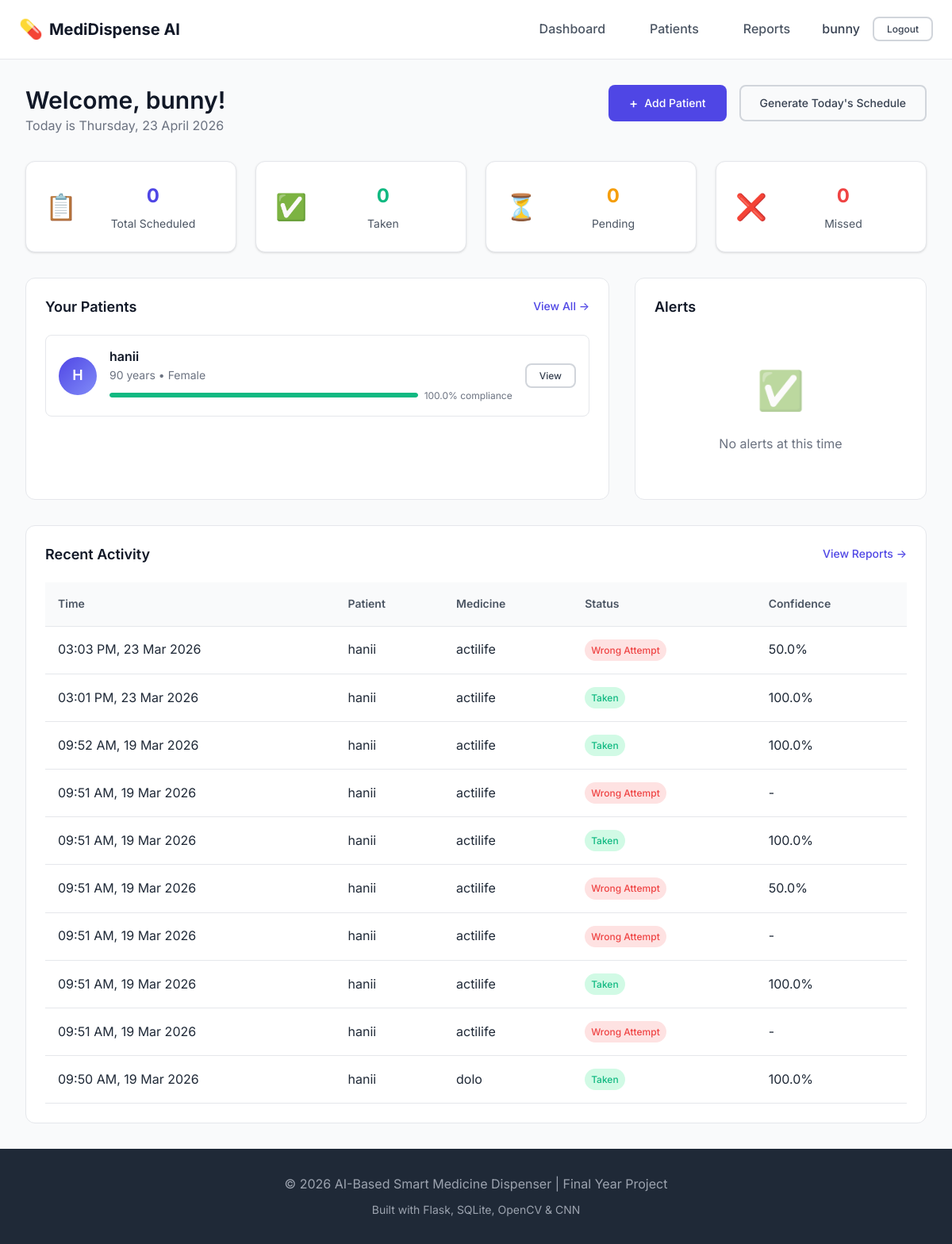
Screenshot of /caretaker/dashboard (signed in) with the database file from the repository.
### models/caretaker.py (models this page shows, shortened)
class Caretaker(UserMixin, db.Model):
    __tablename__ = 'caretakers'
    id = db.Column(db.Integer, primary_key=True)
    name = db.Column(db.String(100), nullable=False)
    email = db.Column(db.String(120), unique=True, nullable=False)
    password_hash = db.Column(db.String(256), nullable=False)
    phone = db.Column(db.String(20), nullable=True)
    created_at = db.Column(db.DateTime, default=datetime.utcnow)
    patients = db.relationship('Patient', backref='caretaker', lazy='dynamic')

### models/patient.py (models this page shows, shortened)
class Patient(db.Model):
    __tablename__ = 'patients'
    id = db.Column(db.Integer, primary_key=True)
    caretaker_id = db.Column(db.Integer, db.ForeignKey('caretakers.id'), nullable=False)
    name = db.Column(db.String(100), nullable=False)
    age = db.Column(db.Integer, nullable=False)
    gender = db.Column(db.String(10), nullable=False)  # Male, Female, Other
    medical_conditions = db.Column(db.Text, nullable=True)
    pin_code = db.Column(db.String(6), nullable=True)  # Simple PIN for patient login
    photo_path = db.Column(db.String(255), nullable=True)
    created_at = db.Column(db.DateTime, default=datetime.utcnow)
    is_active = db.Column(db.Boolean, default=True)
    medicines = db.relationship('Medicine', backref='patient', lazy='dynamic')
    schedules = db.relationship('Schedule', backref='patient', lazy='dynamic')
    logs = db.relationship('Log', backref='patient', lazy='dynamic')
    def get_compliance_rate(self, days=7):
        from datetime import date, timedelta
        from models.schedule import Schedule
        start_date = date.today() - timedelta(days=days)
        total = Schedule.query.filter(
            Schedule.patient_id == self.id,
            Schedule.scheduled_date >= start_date
        ).count()
        if total == 0:
            return 100.0

### models/log.py (models this page shows, shortened)
class Log(db.Model):
    __tablename__ = 'logs'
    id = db.Column(db.Integer, primary_key=True)
    patient_id = db.Column(db.Integer, db.ForeignKey('patients.id'), nullable=False)
    medicine_id = db.Column(db.Integer, db.ForeignKey('medicines.id'), nullable=False)
    schedule_id = db.Column(db.Integer, db.ForeignKey('schedules.id'), nullable=True)
    scheduled_time = db.Column(db.DateTime, nullable=True)
    action_time = db.Column(db.DateTime, default=datetime.utcnow)
    status = db.Column(db.String(20), nullable=False)
    predicted_medicine = db.Column(db.String(100), nullable=True)
    confidence_score = db.Column(db.Float, nullable=True)
    captured_image_path = db.Column(db.String(255), nullable=True)
    notes = db.Column(db.Text, nullable=True)
    LOG_STATUS = {
        'taken': 'success',
        'missed': 'warning',
        'wrong_attempt': 'danger',
        'verified': 'info'
    }
    def get_status_class(self):
        return self.LOG_STATUS.get(self.status, 'secondary')
    def get_time_display(self):
        return self.action_time.strftime('%I:%M %p, %d %b %Y')

### models/medicine.py (models this page shows, shortened)
class Medicine(db.Model):
    __tablename__ = 'medicines'
    id = db.Column(db.Integer, primary_key=True)
    patient_id = db.Column(db.Integer, db.ForeignKey('patients.id'), nullable=False)
    name = db.Column(db.String(100), nullable=False)
    dosage = db.Column(db.String(50), nullable=False)  # e.g., "500mg", "10ml"
    frequency = db.Column(db.String(50), nullable=False)  # e.g., "Once daily", "Twice daily"
    instructions = db.Column(db.Text, nullable=True)  # Special instructions
    morning = db.Column(db.Boolean, default=False)
    morning_time = db.Column(db.Time, default=time(8, 0))
    afternoon = db.Column(db.Boolean, default=False)
    afternoon_time = db.Column(db.Time, default=time(13, 0))
    evening = db.Column(db.Boolean, default=False)
    evening_time = db.Column(db.Time, default=time(18, 0))
    night = db.Column(db.Boolean, default=False)
    night_time = db.Column(db.Time, default=time(21, 0))
    is_active = db.Column(db.Boolean, default=True)
    created_at = db.Column(db.DateTime, default=datetime.utcnow)
    images = db.relationship('TabletImage', backref='medicine', lazy='dynamic')
    schedules = db.relationship('Schedule', backref='medicine', lazy='dynamic')
    logs = db.relationship('Log', backref='medicine', lazy='dynamic')

### routes/caretaker.py (the view, shortened to what this page needs)
@caretaker_bp.route('/dashboard')
@login_required
def dashboard():
    patients = Patient.query.filter_by(caretaker_id=current_user.id, is_active=True).all()
    today = date.today()
    total_schedules = 0
    taken_count = 0
    missed_count = 0
    pending_count = 0
    for patient in patients:
        schedules = Schedule.query.filter_by(
            patient_id=patient.id,
            scheduled_date=today
        ).all()
    recent_logs = Log.query.join(Patient).filter(
        Patient.caretaker_id == current_user.id
    ).order_by(Log.action_time.desc()).limit(10).all()
    yesterday = datetime.utcnow() - timedelta(days=1)
    alerts = Log.query.join(Patient).filter(
        Patient.caretaker_id == current_user.id,
        Log.action_time >= yesterday,
        Log.status.in_(['missed', 'wrong_attempt'])
    ).order_by(Log.action_time.desc()).all()
    return render_template('caretaker/dashboard.html',
                         patients=patients,
                         total_schedules=total_schedules,
                         taken_count=taken_count,
                         missed_count=missed_count,
                         pending_count=pending_count,
                         recent_logs=recent_logs,
                         alerts=alerts)

### templates/caretaker/dashboard.html (shortened to what this page needs)
{% extends 'base.html' %}
{% block content %}
<div class="dashboard">
    <div class="dashboard-header">
        <div>
            <h1>Welcome, {{ current_user.name }}!</h1>
            <p class="text-muted">Today is {{ today.strftime('%A, %d %B %Y') }}</p>
        </div>
        <div class="dashboard-actions">
            <a href="{{ url_for('caretaker.add_patient') }}" class="btn btn-primary">
                <span class="btn-icon">+</span> Add Patient
            </a>
            <a href="{{ url_for('caretaker.generate_schedule') }}" class="btn btn-outline">
                Generate Today's Schedule
            </a>
        </div>
    </div>
    <div class="stats-row">
        <div class="stat-card stat-primary">
            <div class="stat-icon">📋</div>
            <div class="stat-info">
                <div class="stat-value">{{ total_schedules }}</div>
                <div class="stat-label">Total Scheduled</div>
            </div>
        </div>
        <div class="stat-card stat-success">
            <div class="stat-icon">✅</div>
            <div class="stat-info">
                <div class="stat-value">{{ taken_count }}</div>
                <div class="stat-label">Taken</div>
            </div>
        </div>
        <div class="stat-card stat-warning">
            <div class="stat-icon">⏳</div>
            <div class="stat-info">
                <div class="stat-value">{{ pending_count }}</div>
                <div class="stat-label">Pending</div>
            </div>
        </div>
        <div class="stat-card stat-danger">
            <div class="stat-icon">❌</div>
            <div class="stat-info">
                <div class="stat-value">{{ missed_count }}</div>
                <div class="stat-label">Missed</div>
            </div>
        </div>
    </div>
    <div class="dashboard-grid">
        <div class="dashboard-section">
            <div class="section-header">
                <h2>Your Patients</h2>
                <a href="{{ url_for('caretaker.patients') }}" class="link">View All →</a>
            </div>
            {% if patients %}
            <div class="patients-grid">
                {% for patient in patients %}
                <div class="patient-card">
                    <div class="patient-avatar">
                        {{ patient.name[0].upper() }}
                    </div>
                    <div class="patient-info">
                        <h3>{{ patient.name }}</h3>
                        <p>{{ patient.age }} years • {{ patient.gender }}</p>
                        <div class="patient-compliance">
                            <div class="compliance-bar">
                                <div class="compliance-fill" style="width: {{ patient.get_compliance_rate() }}%"></div>
                            </div>
                            <span>{{ patient.get_compliance_rate() }}% compliance</span>
                        </div>
                    </div>
                    <a href="{{ url_for('caretaker.patient_detail', id=patient.id) }}" class="btn btn-sm btn-outline">
                        View
                    </a>
                </div>
                {% endfor %}
            </div>
            {% endif %}
        </div>
        <div class="dashboard-section">
            <div class="section-header">
                <h2>Alerts</h2>
            </div>
            {% if alerts %}
            <div class="alerts-list">
                {% for alert in alerts %}
                <div class="alert-item alert-{{ alert.get_status_class() }}">
                    <div class="alert-icon">
                        {% if alert.status == 'missed' %}⚠️{% else %}🚨{% endif %}
                    </div>
                    <div class="alert-content">
                        <strong>{{ alert.patient.name }}</strong>
                        <span>{{ alert.medicine.name }} - {{ alert.status.replace('_', ' ').title() }}</span>
                        <small>{{ alert.get_time_display() }}</small>
                    </div>
                </div>
                {% endfor %}
            </div>
            {% else %}
            <div class="empty-state">
                <div class="empty-icon">✅</div>
                <p>No alerts at this time</p>
            </div>
            {% endif %}
        </div>
    </div>
    <div class="dashboard-section full-width">
        <div class="section-header">
            <h2>Recent Activity</h2>
            <a href="{{ url_for('caretaker.reports') }}" class="link">View Reports →</a>
        </div>
        {% if recent_logs %}
        <div class="activity-table">
            <table>
                <thead>
                    <tr>
                        <th>Time</th>
                        <th>Patient</th>
                        <th>Medicine</th>
                        <th>Status</th>
                        <th>Confidence</th>
                    </tr>
                </thead>
                <tbody>
                    {% for log in recent_logs %}
                    <tr>
                        <td>{{ log.get_time_display() }}</td>
                        <td>{{ log.patient.name }}</td>
                        <td>{{ log.medicine.name }}</td>
                        <td>
                            <span class="badge badge-{{ log.get_status_class() }}">
                                {{ log.status.replace('_', ' ').title() }}
                            </span>
                        </td>
                        <td>
                            {% if log.confidence_score %}
                            {{ (log.confidence_score * 100)|round(1) }}%
                            {% else %}
                            -
                            {% endif %}
                        </td>
                    </tr>
                    {% endfor %}
                </tbody>
            </table>
        </div>
        {% else %}
        <div class="empty-state">
            <div class="empty-icon">📝</div>
            <p>No activity recorded yet</p>
        </div>
        {% endif %}
    </div>
</div>
{% endblock %}

### templates/base.html (shortened to what this page needs)
<!DOCTYPE html>
<html lang="en">
<head>
    <link rel="stylesheet" href="{{ url_for('static', filename='css/style.css') }}">
</head>
<body>
    <nav class="navbar">
        <div class="nav-container">
            <a href="{{ url_for('main.index') }}" class="nav-brand">
                <span class="nav-icon">💊</span>
                <span class="nav-title">MediDispense AI</span>
            </a>
            <div class="nav-links">
                {% if current_user.is_authenticated %}
                    <a href="{{ url_for('caretaker.dashboard') }}" class="nav-link">Dashboard</a>
                    <a href="{{ url_for('caretaker.patients') }}" class="nav-link">Patients</a>
                    <a href="{{ url_for('caretaker.reports') }}" class="nav-link">Reports</a>
                    <div class="nav-user">
                        <span class="user-name">{{ current_user.name }}</span>
                        <a href="{{ url_for('caretaker.logout') }}" class="btn btn-outline btn-sm">Logout</a>
                    </div>
                {% else %}
                    <a href="{{ url_for('patient.login') }}" class="nav-link">Patient Portal</a>
                    <a href="{{ url_for('caretaker.login') }}" class="btn btn-primary btn-sm">Caretaker Login</a>
                {% endif %}
            </div>
        </div>
    </nav>
    <main class="main-content">
        {% block content %}{% endblock %}
    </main>
    <footer class="footer">
        <div class="footer-content">
            <p>&copy; 2026 AI-Based Smart Medicine Dispenser | Final Year Project</p>
            <p class="footer-tech">Built with Flask, SQLite, OpenCV & CNN</p>
        </div>
    </footer>
</body>
</html>

### rows the page displays
Caretaker: name "bunny"
Patient: name "H", name "hanii", age "90", gender "Female", get_compliance_rate "100.0"
Log: time "03:03 PM, 23 Mar 2026", patient.name "hanii", medicine.name "actilife", status.replace "Wrong Attempt", (log.confidence_score*100)|round(1) "50.0"
Log: time "03:01 PM, 23 Mar 2026", patient.name "hanii", medicine.name "actilife", status.replace "Taken", (log.confidence_score*100)|round(1) "100.0"
Log: time "09:52 AM, 19 Mar 2026", patient.name "hanii", medicine.name "actilife", status.replace "Taken", (log.confidence_score*100)|round(1) "100.0"
Log: time "09:51 AM, 19 Mar 2026", patient.name "hanii", medicine.name "actilife", status.replace "Wrong Attempt"
Log: time "09:51 AM, 19 Mar 2026", patient.name "hanii", medicine.name "actilife", status.replace "Taken", (log.confidence_score*100)|round(1) "100.0"
Log: time "09:51 AM, 19 Mar 2026", patient.name "hanii", medicine.name "actilife", status.replace "Wrong Attempt", (log.confidence_score*100)|round(1) "50.0"
Log: time "09:51 AM, 19 Mar 2026", patient.name "hanii", medicine.name "actilife", status.replace "Wrong Attempt"
Log: time "09:51 AM, 19 Mar 2026", patient.name "hanii", medicine.name "actilife", status.replace "Taken", (log.confidence_score*100)|round(1) "100.0"
Log: time "09:51 AM, 19 Mar 2026", patient.name "hanii", medicine.name "actilife", status.replace "Wrong Attempt"
Log: time "09:50 AM, 19 Mar 2026", patient.name "hanii", medicine.name "dolo", status.replace "Taken", (log.confidence_score*100)|round(1) "100.0"

### other values shown
{{ total_schedules }} "0"
{{ taken_count }} "0"
{{ pending_count }} "0"
{{ missed_count }} "0"
